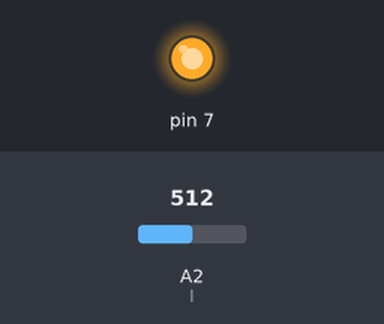
Recording of a sketch running on a simulated Arduino Uno, built with avr-gcc and run on an emulated ATmega328P. Shown: output pins drawn as LEDs (lit = HIGH). The inputs (shaded band) are chosen by the test bench; at power-on: A2 (l) = 512. What the sketch prints to the serial monitor is not drawn.

Above: at 0.1 s.
Timing chart, 0 to 1.6 s (numbered marks = the images above):
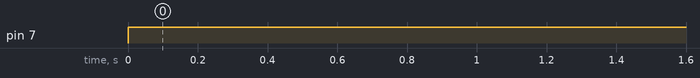

Measured:
- by itself, pin 7: LOW → HIGH at 0.00 s

The sketch:

readan.ino
```cpp
int l=A2;
int rv;
float v2;
void setup() {
  pinMode(7,OUTPUT);
  // put your setup code here, to run once:
Serial.begin(9600);
}

void loop() {
  // put your main code here, to run repeatedly:
 rv=analogRead(l);
 v2=(5./1023.)*rv;
 Serial.println(v2);
 if(v2>2 && v2<3)
 {
  Serial.println("HIGH");
  digitalWrite(7,HIGH);
  }
  if(v2<2 && v2>3)
 {
  Serial.println("low");
  digitalWrite(7,LOW);
  }

delay(500);
}
```
